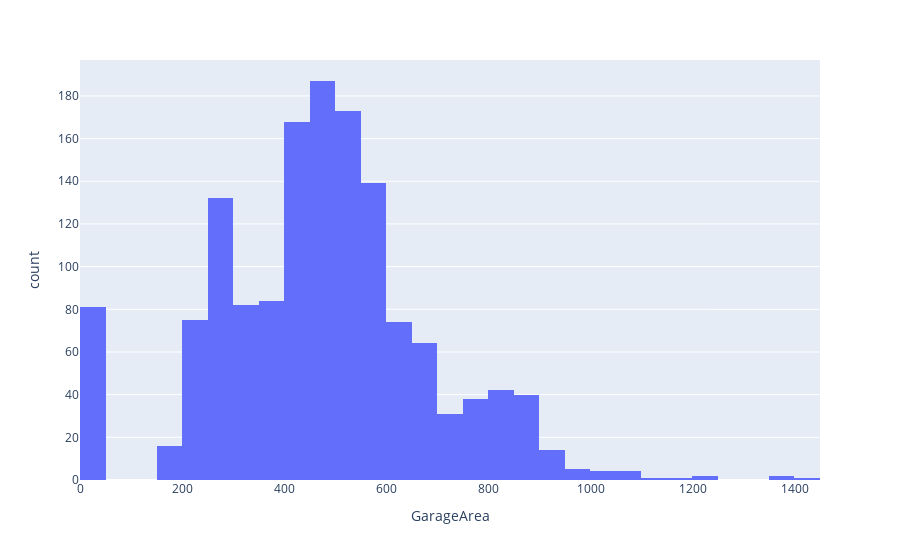

Notebook cell for this chart:
### Code cell
px.histogram(df, x='GarageArea')

### Figure 1 — Plotly figure (JSON) as saved in the notebook; plotly's stock layout.template omitted (floating-point values rounded to 4 significant figures; data arrays with more than 128 entries replaced by an {"elided": "..."} marker saying what was removed)
{"data": [{"alignmentgroup": "True", "bingroup": "x", "hovertemplate": "GarageArea=%{x}<br>count=%{y}<extra></extra>", "legendgroup": "", "marker": {"color": "#636efa", "pattern": {"shape": ""}}, "name": "", "offsetgroup": "", "orientation": "v", "showlegend": false, "type": "histogram", "x": {"elided": "1460 int values"}, "xaxis": "x", "yaxis": "y"}], "layout": {"barmode": "relative", "legend": {"tracegroupgap": 0}, "margin": {"t": 60}, "xaxis": {"anchor": "y", "domain": [0, 1], "title": {"text": "GarageArea"}}, "yaxis": {"anchor": "x", "domain": [0, 1], "title": {"text": "count"}}}}
